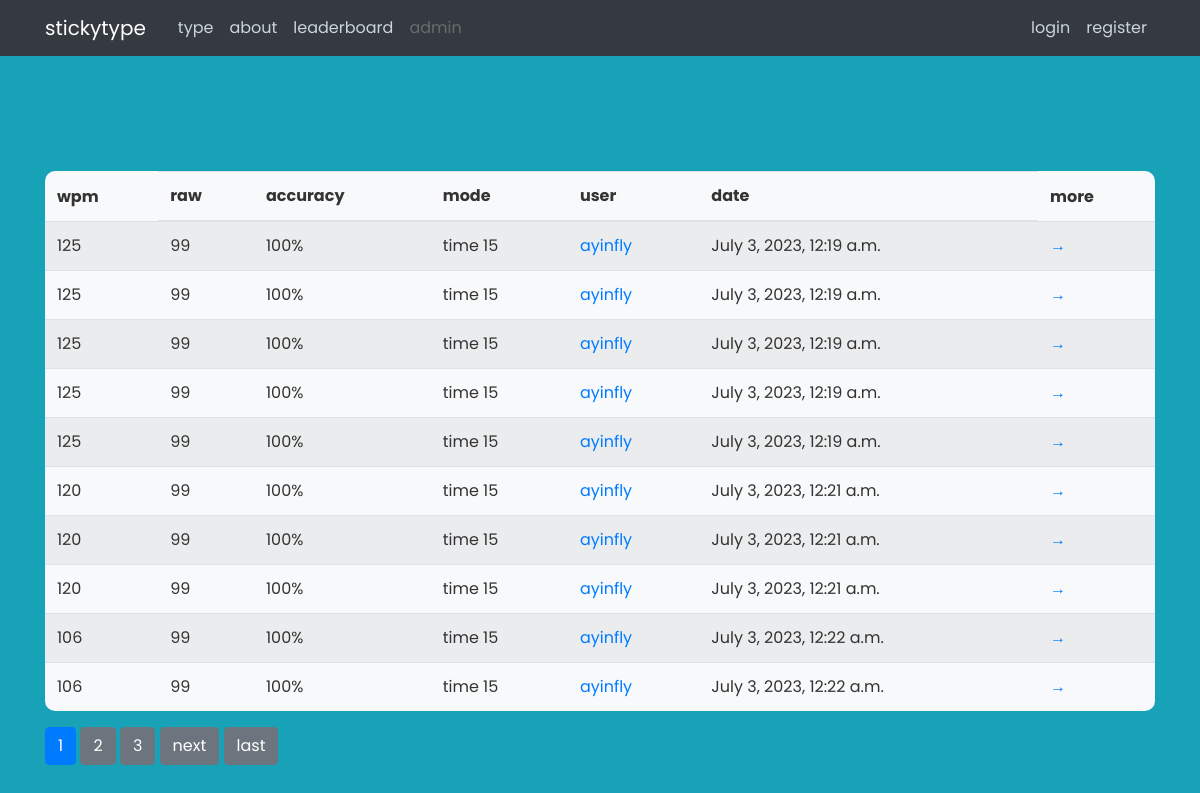
The app's page /leaderboard/, older data.
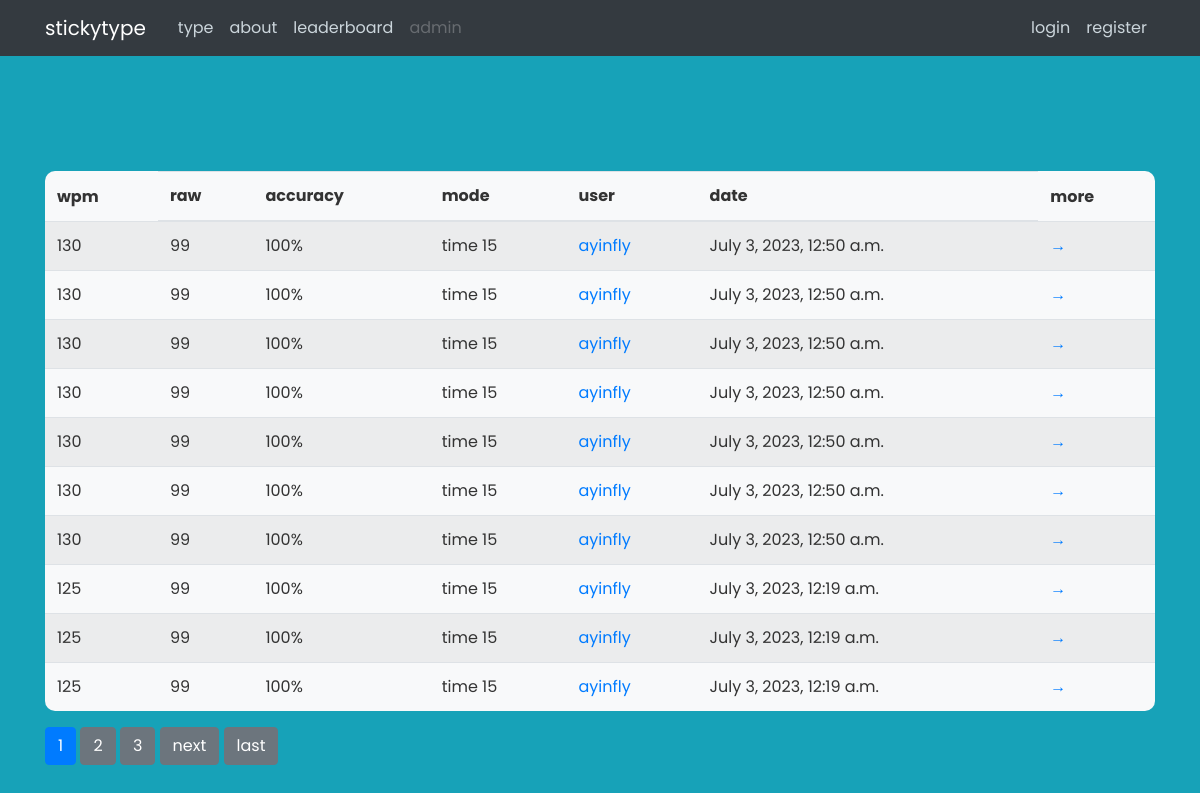
The same page, newer data.
### type/models.py (models this page shows, shortened)
class Stat(models.Model):
    author = models.ForeignKey(User, on_delete=models.CASCADE)
    wpm_total = models.PositiveSmallIntegerField(default=0)
    wpm_raw = models.PositiveSmallIntegerField(default=0)
    time = models.DateTimeField(auto_now_add=True)
    accuracy = models.PositiveSmallIntegerField(default=0)
    mode = models.CharField(max_length=20, default='')

### type/views.py (the view)
# urls.py: path("leaderboard/", LeaderboardListView.as_view(), name='type-leaderboard'),
class LeaderboardListView(ListView):
    model = Stat
    template_name = 'type/leaderboard.html'
    context_object_name = 'stats'
    ordering = ['-wpm_total']
    paginate_by = 10

### type/templates/type/leaderboard.html (shortened to what this page needs)
{% extends "type/base.html" %}
{% block content%}
    <table class="table table-hover table-striped bg-light" style="border-radius: 10px;">
        <thead>
            <tr>
                <th scope="col" style="border: none;">wpm</th>
                <th scope="col">raw</th>
                <th scope="col">accuracy</th>
                <th scope="col">mode</th>
                <th scope="col">user</th>
                <th scope="col">date</th>
                <th scope="col" style="border: none;">more</th>
            </tr>
        </thead>
        <tbody>
            {% for stat in stats %}
                <tr>
                    <td>{{ stat.wpm_total }}</td>
                    <td>{{ stat.wpm_raw }}</td>
                    <td>{{ stat.accuracy }}%</td>
                    <td>{{ stat.mode }}</td>
                    <td><a href="{% url 'type-stats' stat.author.username %}">{{ stat.author.username }}</a></td>
                    <td>{{ stat.time }}</td>
                    <td><a href="{% url 'stat-detail' stat.id %}" class="stretched-link">→</a></td>
                </tr>
            {% endfor %}
        </tbody>
    </table>
    {% if is_paginated %}
        {% for num in page_obj.paginator.page_range %}
            {% if page_obj.number == num %}
                <a class="btn btn-primary mb-4" href="?page={{ num }}">{{ num }}</a>
            {% elif num > page_obj.number|add:'-3'  and num < page_obj.number|add:'3' %}
                <a class="btn btn-secondary mb-4" href="?page={{ num }}">{{ num }}</a>
            {% endif %}
        {% endfor %}
        {% if page_obj.has_next %}
            <a class="btn btn-secondary mb-4" href="?page={{ page_obj.next_page_number}}">next</a>
            <a class="btn btn-secondary mb-4" href="?page={{ page_obj.paginator.num_pages }}">last</a>
        {% endif %}
    {% endif %}
{% endblock content%}

Row changes from the older to the newer data that the page shows:
no longer on this page (row unchanged): Stat: wpm_total "125", wpm_raw "99", accuracy "100", mode "time 15", author.username "ayinfly", time "July 3, 2023, 12:19 a.m."
no longer on this page (row unchanged): Stat: wpm_total "125", wpm_raw "99", accuracy "100", mode "time 15", author.username "ayinfly", time "July 3, 2023, 12:19 a.m."
no longer on this page (row unchanged): Stat: wpm_total "120", wpm_raw "99", accuracy "100", mode "time 15", author.username "ayinfly", time "July 3, 2023, 12:21 a.m."
no longer on this page (row unchanged): Stat: wpm_total "120", wpm_raw "99", accuracy "100", mode "time 15", author.username "ayinfly", time "July 3, 2023, 12:21 a.m."
no longer on this page (row unchanged): Stat: wpm_total "120", wpm_raw "99", accuracy "100", mode "time 15", author.username "ayinfly", time "July 3, 2023, 12:21 a.m."
no longer on this page (row unchanged): Stat: wpm_total "106", wpm_raw "99", accuracy "100", mode "time 15", author.username "ayinfly", time "July 3, 2023, 12:22 a.m."
no longer on this page (row unchanged): Stat: wpm_total "106", wpm_raw "99", accuracy "100", mode "time 15", author.username "ayinfly", time "July 3, 2023, 12:22 a.m."
added Stat: wpm_total "130", wpm_raw "99", accuracy "100", mode "time 15", author.username "ayinfly", time "July 3, 2023, 12:50 a.m."
added Stat: wpm_total "130", wpm_raw "99", accuracy "100", mode "time 15", author.username "ayinfly", time "July 3, 2023, 12:50 a.m."
added Stat: wpm_total "130", wpm_raw "99", accuracy "100", mode "time 15", author.username "ayinfly", time "July 3, 2023, 12:50 a.m."
added Stat: wpm_total "130", wpm_raw "99", accuracy "100", mode "time 15", author.username "ayinfly", time "July 3, 2023, 12:50 a.m."
added Stat: wpm_total "130", wpm_raw "99", accuracy "100", mode "time 15", author.username "ayinfly", time "July 3, 2023, 12:50 a.m."
added Stat: wpm_total "130", wpm_raw "99", accuracy "100", mode "time 15", author.username "ayinfly", time "July 3, 2023, 12:50 a.m."
added Stat: wpm_total "130", wpm_raw "99", accuracy "100", mode "time 15", author.username "ayinfly", time "July 3, 2023, 12:50 a.m."
